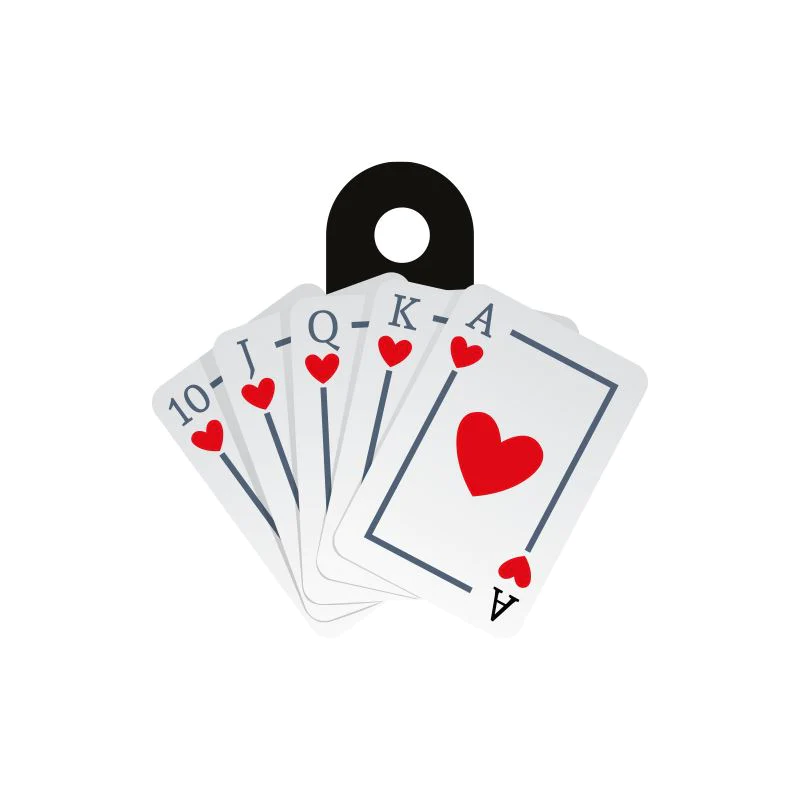
#> input picture kaynaks2/card.webp, 800 x 800 px
$ python OPENCV_fotodiagonals.py
#> lines starting #> are read from the running program, lines starting #| are printed output that depends on the picture
import cv2
import numpy as np

img = cv2.imread("kaynaks2/card.webp")
#> img is the input picture: shape (800, 800, 3); mean B, G, R 241.5, 241, 243.6

width,height = 800,800
pts1= np.float32([[481,285],[648,374],[334,548],[511,636]])
pts2= np.float32([[0,0],[width,0],[0,height],[width,height]])
matrix = cv2.getPerspectiveTransform(pts1,pts2)
imgOutput = cv2.warpPerspective(img,matrix,(width,height))
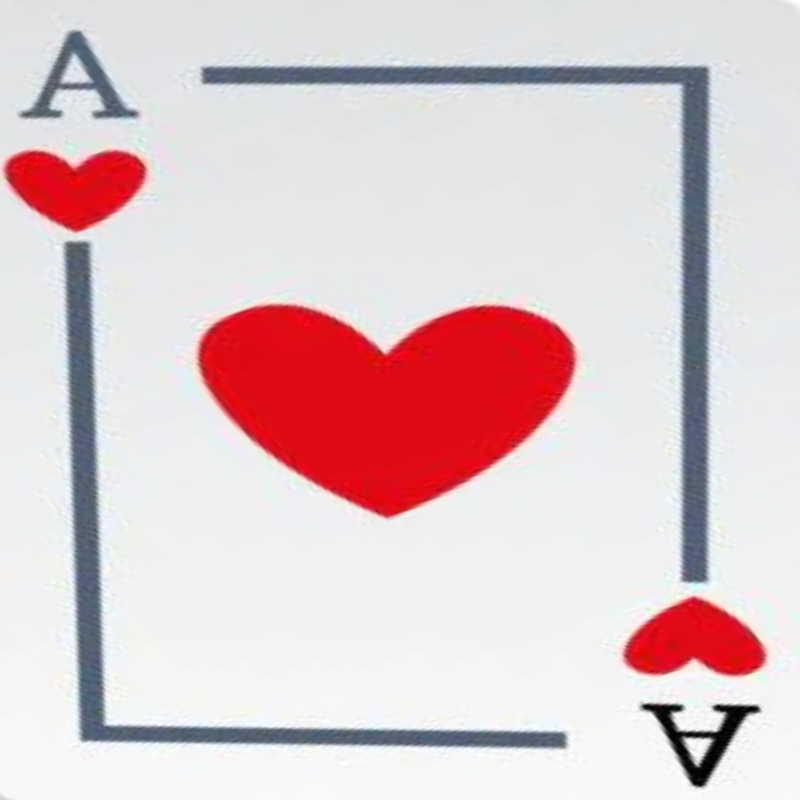
#> imgOutput: shape (800, 800, 3); mean B, G, R 204.6, 201.2, 222.2


cv2.imshow("Cards",img)
cv2.imshow("Card",imgOutput)

cv2.waitKey(0)
